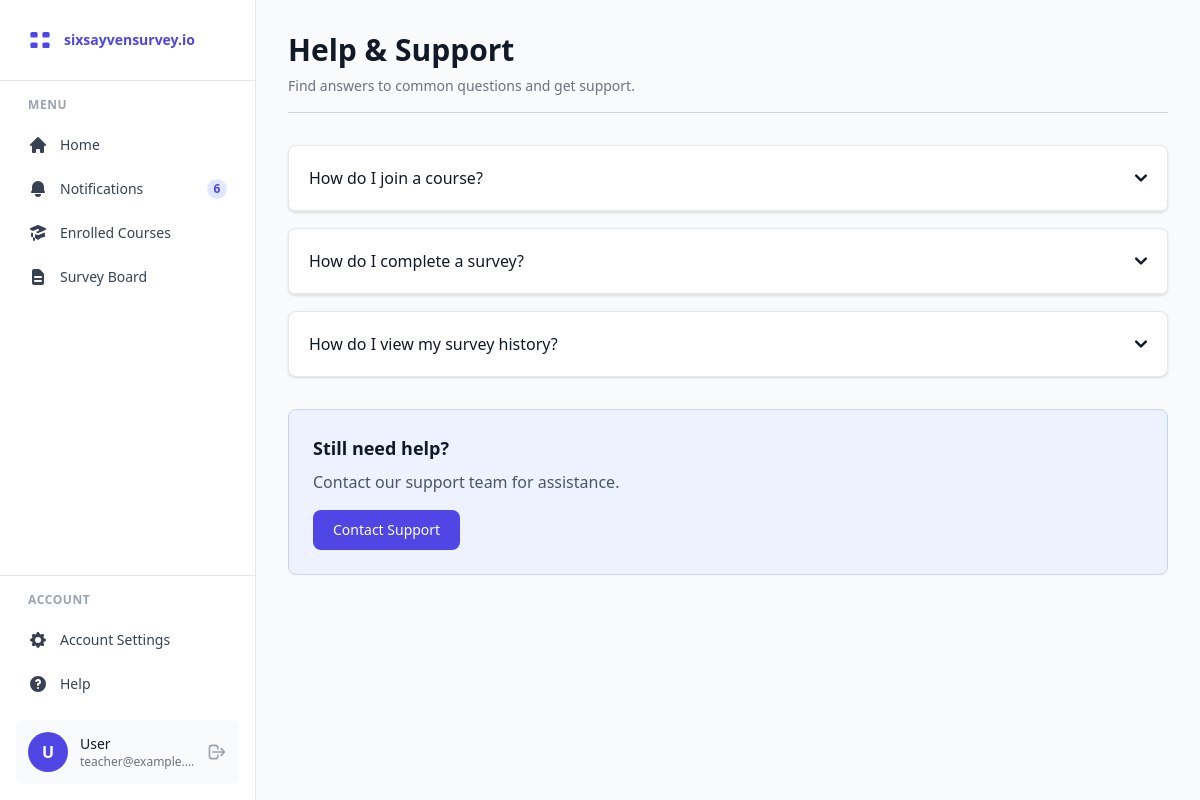
/student/help/ (signed in), run on the app's committed database.
### survey/models.py (models this page shows, shortened)
class User(AbstractUser):
    ROLE_CHOICES = [
        ('student', 'Student'),
        ('teacher', 'Teacher'),
    ]
    role = models.CharField(max_length=10, choices=ROLE_CHOICES, default='student')
    full_name = models.CharField(max_length=255, blank=True)
    groups = models.ManyToManyField(
        'auth.Group',
        related_name='survey_users',
        blank=True,
        help_text='The groups this user belongs to.',
        verbose_name='groups',
    )
    user_permissions = models.ManyToManyField(
        'auth.Permission',
        related_name='survey_users',
        blank=True,
        help_text='Specific permissions for this user.',
        verbose_name='user permissions',
    )
    class Meta:
        db_table = 'users'

### survey/views.py (the view)
# urls.py: path('student/help/', views.student_help, name='student-help'),
@login_required
def student_help(request):
    context = {
        'unread_count': 6,
    }
    return render(request, 'student/help.html', context)

### templates/student/help.html (shortened to what this page needs)
{% extends 'student/base_student.html' %}
{% block student_content %}
<div class="mb-8 pb-4 border-b border-gray-300">
    <h1 class="text-3xl font-bold text-gray-900 mb-2">Help & Support</h1>
    <p class="text-sm text-gray-500">Find answers to common questions and get support.</p>
</div>
<div class="space-y-4">
    <div class="bg-white border border-gray-200 rounded-lg shadow">
        <h2 id="accordion-heading-1">
            <button type="button" class="flex items-center justify-between w-full p-5 font-medium text-left text-gray-900 border-b border-gray-200 hover:bg-gray-100" data-accordion-target="#accordion-body-1" aria-expanded="false">
                <span>How do I join a course?</span>
                <svg class="w-3 h-3 rotate-180 shrink-0" fill="none" viewBox="0 0 10 6">
                    <path stroke="currentColor" stroke-linecap="round" stroke-linejoin="round" stroke-width="2" d="M9 5 5 1 1 5"/>
                </svg>
            </button>
        </h2>
    </div>
    <div class="bg-white border border-gray-200 rounded-lg shadow">
        <h2 id="accordion-heading-2">
            <button type="button" class="flex items-center justify-between w-full p-5 font-medium text-left text-gray-900 border-b border-gray-200 hover:bg-gray-100" data-accordion-target="#accordion-body-2" aria-expanded="false">
                <span>How do I complete a survey?</span>
                <svg class="w-3 h-3 rotate-180 shrink-0" fill="none" viewBox="0 0 10 6">
                    <path stroke="currentColor" stroke-linecap="round" stroke-linejoin="round" stroke-width="2" d="M9 5 5 1 1 5"/>
                </svg>
            </button>
        </h2>
    </div>
    <div class="bg-white border border-gray-200 rounded-lg shadow">
        <h2 id="accordion-heading-3">
            <button type="button" class="flex items-center justify-between w-full p-5 font-medium text-left text-gray-900 hover:bg-gray-100" data-accordion-target="#accordion-body-3" aria-expanded="false">
                <span>How do I view my survey history?</span>
                <svg class="w-3 h-3 rotate-180 shrink-0" fill="none" viewBox="0 0 10 6">
                    <path stroke="currentColor" stroke-linecap="round" stroke-linejoin="round" stroke-width="2" d="M9 5 5 1 1 5"/>
                </svg>
            </button>
        </h2>
    </div>
</div>
<div class="mt-8 bg-indigo-50 border border-indigo-200 rounded-lg p-6">
    <h3 class="text-lg font-bold text-gray-900 mb-2">Still need help?</h3>
    <p class="text-gray-600 mb-4">Contact our support team for assistance.</p>
    <a href="mailto:support@sixsayvensurvey.io" class="text-white bg-indigo-600 hover:bg-indigo-700 focus:ring-4 focus:outline-none focus:ring-indigo-300 font-medium rounded-lg text-sm px-5 py-2.5 text-center inline-flex items-center">
        Contact Support
    </a>
</div>
{% endblock %}

### templates/includes/student_sidebar.html (shortened to what this page needs)
<aside id="sidebar" class="fixed left-0 top-0 h-full w-64 bg-white border-r border-gray-200 flex flex-col z-40 transition-transform -translate-x-full sm:translate-x-0">
    <div class="p-6 border-b border-gray-200">
        <div class="flex items-center space-x-2">
            <div class="text-2xl font-bold text-indigo-600">
            </div>
            <span class="text-sm font-bold text-indigo-600">sixsayvensurvey.io</span>
        </div>
    </div>
    <nav class="flex-1 p-4 overflow-y-auto">
        <div class="text-xs font-semibold text-gray-400 uppercase tracking-wider mb-3 px-3">Menu</div>
        <div class="space-y-1">
            <a href="{% url 'student-home' %}" class="flex items-center px-3 py-2.5 rounded-lg {% if request.resolver_match.url_name == 'student-home' %}bg-gradient-to-r from-indigo-50 to-white text-indigo-600 border-l-4 border-indigo-600{% else %}text-gray-700 hover:bg-gray-50{% endif %}">
                <svg class="w-5 h-5 mr-3" fill="currentColor" viewBox="0 0 20 20">
                    <path d="M10.707 2.293a1 1 0 00-1.414 0l-7 7a1 1 0 001.414 1.414L4 10.414V17a1 1 0 001 1h2a1 1 0 001-1v-2a1 1 0 011-1h2a1 1 0 011 1v2a1 1 0 001 1h2a1 1 0 001-1v-6.586l.293.293a1 1 0 001.414-1.414l-7-7z"/>
                </svg>
                <span class="font-medium text-sm">Home</span>
            </a>
            <a href="{% url 'student-notifications' %}" class="flex items-center px-3 py-2.5 rounded-lg {% if request.resolver_match.url_name == 'student-notifications' %}bg-gradient-to-r from-indigo-50 to-white text-indigo-600 border-l-4 border-indigo-600{% else %}text-gray-700 hover:bg-gray-50{% endif %}">
                <svg class="w-5 h-5 mr-3" fill="currentColor" viewBox="0 0 20 20">
                    <path d="M10 2a6 6 0 00-6 6v3.586l-.707.707A1 1 0 004 14h12a1 1 0 00.707-1.707L16 11.586V8a6 6 0 00-6-6zM10 18a3 3 0 01-3-3h6a3 3 0 01-3 3z"/>
                </svg>
                <span class="font-medium text-sm">Notifications</span>
                {% if unread_count %}
                <span class="ml-auto bg-indigo-100 text-indigo-600 text-xs font-bold rounded-full w-5 h-5 flex items-center justify-center">
                    {{ unread_count }}
                </span>
                {% endif %}
            </a>
            <a href="{% url 'student-courses' %}" class="flex items-center px-3 py-2.5 rounded-lg {% if request.resolver_match.url_name == 'student-courses' %}bg-gradient-to-r from-indigo-50 to-white text-indigo-600 border-l-4 border-indigo-600{% else %}text-gray-700 hover:bg-gray-50{% endif %}">
                <span class="font-medium text-sm">Enrolled Courses</span>
            </a>
            <a href="{% url 'student-survey-board' %}" class="flex items-center px-3 py-2.5 rounded-lg {% if request.resolver_match.url_name == 'student-survey-board' %}bg-gradient-to-r from-indigo-50 to-white text-indigo-600 border-l-4 border-indigo-600{% else %}text-gray-700 hover:bg-gray-50{% endif %}">
                <svg class="w-5 h-5 mr-3" fill="currentColor" viewBox="0 0 20 20">
                    <path fill-rule="evenodd" d="M4 4a2 2 0 012-2h4.586A2 2 0 0112 2.586L15.414 6A2 2 0 0116 7.414V16a2 2 0 01-2 2H6a2 2 0 01-2-2V4zm2 6a1 1 0 011-1h6a1 1 0 110 2H7a1 1 0 01-1-1zm1 3a1 1 0 100 2h6a1 1 0 100-2H7z" clip-rule="evenodd"/>
                </svg>
                <span class="font-medium text-sm">Survey Board</span>
            </a>
        </div>
    </nav>
    <div class="p-4 border-t border-gray-200">
        <div class="text-xs font-semibold text-gray-400 uppercase tracking-wider mb-3 px-3">Account</div>
        <div class="space-y-1">
            <a href="{% url 'student-settings' %}" class="flex items-center px-3 py-2.5 rounded-lg {% if request.resolver_match.url_name == 'student-settings' %}bg-gradient-to-r from-indigo-50 to-white text-indigo-600 border-l-4 border-indigo-600{% else %}text-gray-700 hover:bg-gray-50{% endif %}">
                <span class="font-medium text-sm">Account Settings</span>
            </a>
            <a href="{% url 'student-help' %}" class="flex items-center px-3 py-2.5 rounded-lg text-gray-700 hover:bg-gray-50">
                <svg class="w-5 h-5 mr-3" fill="currentColor" viewBox="0 0 20 20">
                    <path fill-rule="evenodd" d="M18 10a8 8 0 11-16 0 8 8 0 0116 0zm-8-3a1 1 0 00-.867.5 1 1 0 11-1.731-1A3 3 0 0113 8a3.001 3.001 0 01-2 2.83V11a1 1 0 11-2 0v-1a1 1 0 011-1 1 1 0 100-2zm0 8a1 1 0 100-2 1 1 0 000 2z" clip-rule="evenodd"/>
                </svg>
                <span class="font-medium text-sm">Help</span>
            </a>
        </div>
        <div class="mt-4 flex items-center space-x-3 p-3 rounded-lg bg-gray-50">
            <div class="w-10 h-10 rounded-full bg-indigo-600 flex items-center justify-center text-white font-semibold">
                {{ user.first_name.0|default:"U" }}
            </div>
            <div class="flex-1 min-w-0">
                <div class="font-medium text-sm text-gray-900 truncate">{{ user.get_full_name|default:"User" }}</div>
                <div class="text-xs text-gray-500 truncate">{{ user.email }}</div>
            </div>
            <button type="button" onclick="document.getElementById('logout-form').submit()" class="text-gray-400 hover:text-gray-600">
                <svg class="w-5 h-5" fill="none" stroke="currentColor" viewBox="0 0 24 24">
                    <path stroke-linecap="round" stroke-linejoin="round" stroke-width="2" d="M17 16l4-4m0 0l-4-4m4 4H7m6 4v1a3 3 0 01-3 3H6a3 3 0 01-3-3V7a3 3 0 013-3h4a3 3 0 013 3v1" />
                </svg>
            </button>
        </div>
    </div>
</aside>

### data on the page
User: first_name.0 "U", get_full_name "User", email "teacher@example.…"

### other printed values
{{ unread_count }} "6"
